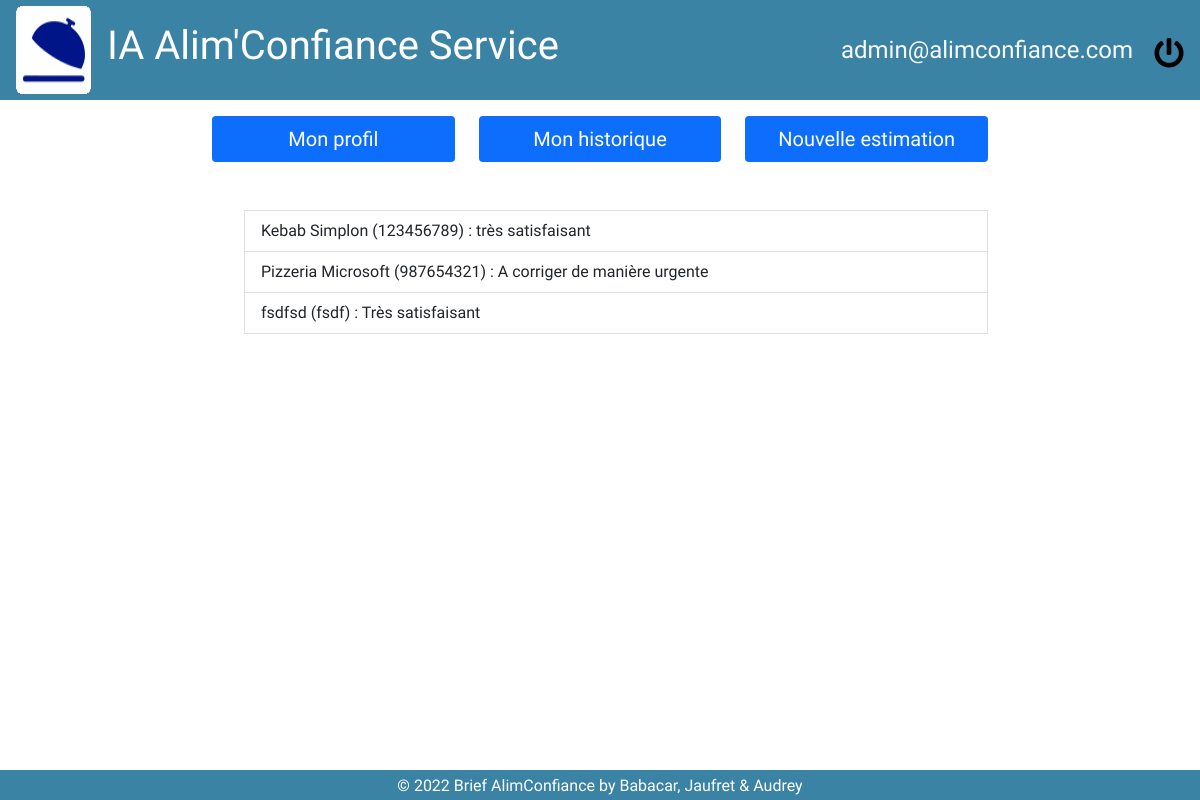
Page /historique (signed in) on the earlier database version.
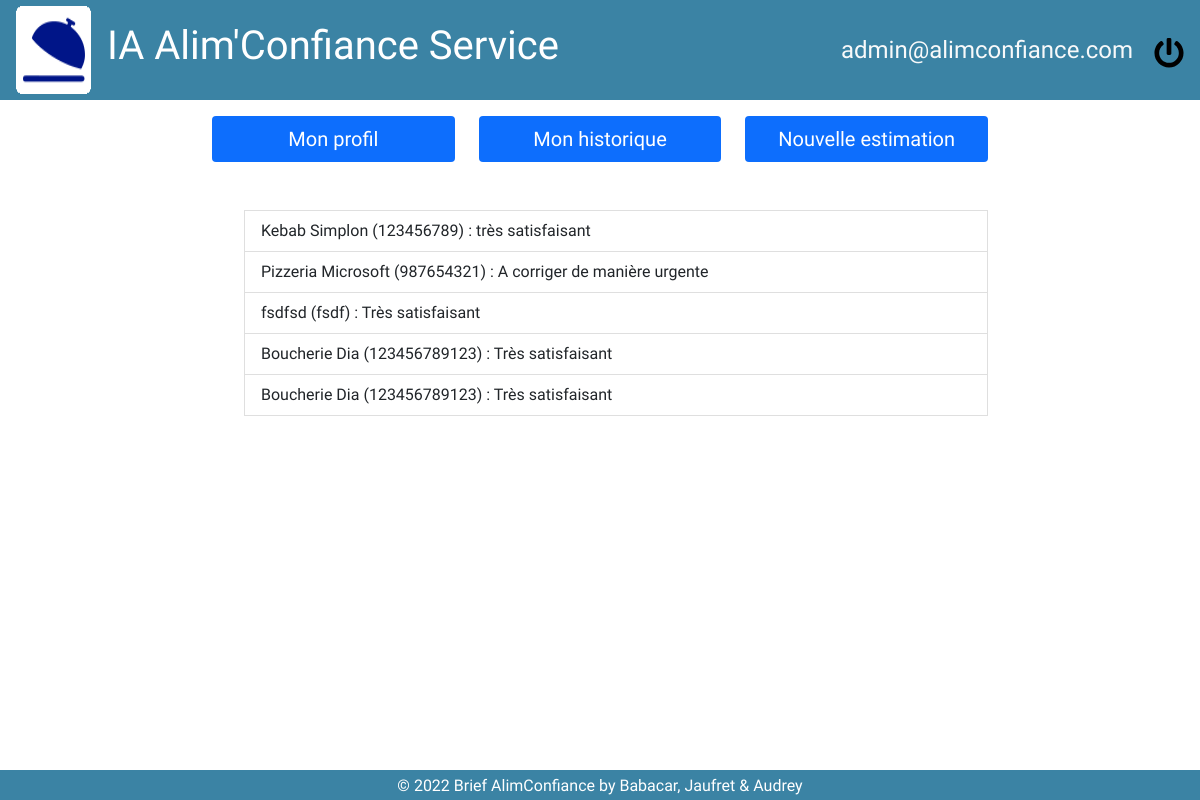
Same page on the later database version.
### app/models.py (models this page shows)
class User(db.Model, UserMixin):
    id = db.Column(db.Integer, primary_key=True)
    email = db.Column(db.String(150), unique=True)
    password = db.Column(db.String(150))
    first_name = db.Column(db.String(150))
    estimation = db.relationship('Estimation')

class Estimation(db.Model):
    id = db.Column(db.Integer, primary_key=True)
    result = db.Column(db.String(10000))
    date = db.Column(db.DateTime(timezone=True), default=func.now())
    user_id = db.Column(db.Integer, db.ForeignKey('user.id'))

### app/views.py (the view)
@views.route('/historique')
@login_required
def historique():
    return render_template("views/user_historique.html", user=current_user)

### app/__init__.py (called while the page is built)
def create_app():
    app = Flask(__name__)
    app.config['ENV'] = 'development'
    app.config['DEBUG'] = True
    app.config['SECRET_KEY'] = 'test'
    app.config['SQLALCHEMY_DATABASE_URI'] = f'sqlite:///{DB_NAME}'
    app.config['SQLALCHEMY_TRACK_MODIFICATIONS'] = True
    db.init_app(app)
    from .views import views
    from .auth import auth
    app.register_blueprint(views, url_prefix='/')
    app.register_blueprint(auth, url_prefix='/')
    from .models import User, Estimation
    create_database(app)
    login_manager = LoginManager()
    login_manager.login_view = 'auth.login'
    login_manager.init_app(app)
    @login_manager.user_loader
    def load_user(id):
        return User.query.get(int(id))
    return app

### app/templates/views/user_historique.html
{% extends "layout.html" %}
{% block main %}
    {% include "navigation.html" %}
    <ul>
    {% for estimation in user.estimation %}
    <li class="list-group-item">
      {{ estimation.result }}
    </li>
    {% endfor %}
    </ul>
{% endblock %}

### app/templates/layout.html (shortened to what this page needs)
<!doctype html>
<html lang="fr">
    <head>
        <link rel="stylesheet" href="https://cdn.jsdelivr.net/npm/bootstrap@5.1.3/dist/css/bootstrap.min.css">
		<link rel="stylesheet" href="{{ url_for('static', filename='css/main.css') }}">
    </head>
    <body>
        <header class="d-flex align-items-center justify-content-between px-3 py-1">
            <div id="logo" class="d-flex flex-row">
                <img src="{{ url_for('static', filename='img/logo-alimconfiance.png') }}" alt="logo">
                <h1 class="px-3 py-3">IA Alim'Confiance Service</h1>
            </div>
            <div>
                <a href="/profil" class="text-decoration-none text-light text-right fs-4 px-3">{{current_user.email}}</a>
                <a href="/logout" class=""><img src="{{ url_for('static', filename='img/power-off-solid.svg') }}" alt="disconnect" height="30px"></a>
            </div>
        </header>
        <main class="container">
            {% block main %}{% endblock %}
        </main>
        <footer class="pt-1 fixed-bottom text-center">
            © 2022 Brief AlimConfiance by Babacar, Jaufret & Audrey
        </footer>
    </body>
</html>

### app/templates/navigation.html
<ul class="nav nav-pills nav-fill py-3 row row-cols-3 pb-5">
    <li class="nav-item">
      <a class="nav-link active fs-5" aria-current="page" href="/profil">Mon profil</a>
    </li>
    <li class="nav-item">
      <a class="nav-link active fs-5" href="/historique">Mon historique</a>
    </li>
    <li class="nav-item">
      <a class="nav-link active fs-5" href="/etablissement">Nouvelle estimation</a>
    </li>
  </ul>

### app/static/css/main.css (style rules this page uses)
body { font-family: 'Dosis', sans-serif; width: 100vw; }
header { height: 100px; width: 100%; background-color: #3b83a4; color: white; font-size: 20px; }
.container { max-width: 800px; min-height: calc(100vh - 130px); }
footer { width: 100%; height: 30px; background-color: #3b83a4; color: white; }

Differences in the rows shown:
added Estimation: result "Boucherie Dia (123456789123) : Très satisfaisant"
added Estimation: result "Boucherie Dia (123456789123) : Très satisfaisant"
